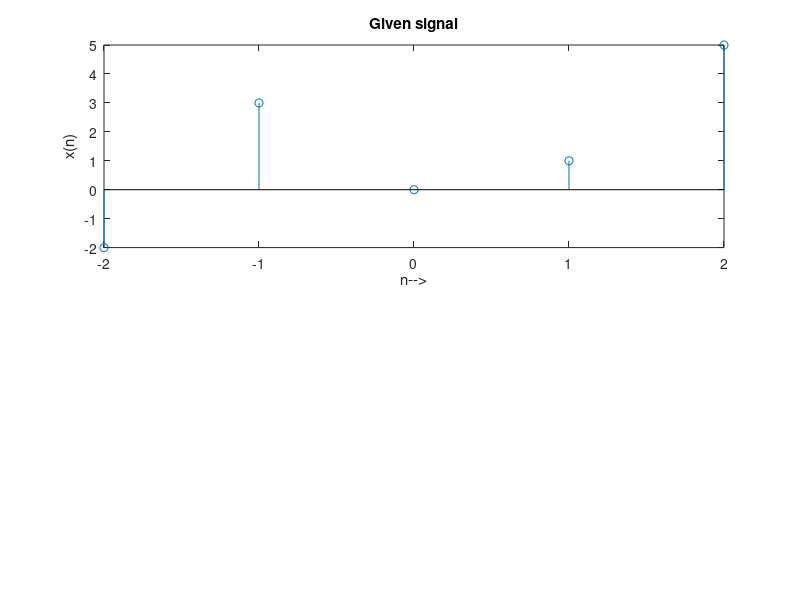

MATLAB code for this plot: (Note: this script raises an error after producing the figure.)
clc;
close all;
k=1;
n=-2:2;
x=[-2,3,0,1,5];
subplot(2,1,1);
stem(n,x);
title('Given signal');
xlabel('n-->');
ylabel('x(n)');
[p,q]=user(k,n,x);
subplot(2,1,2);
stem(p,q);
title('Desired signal');
xlabel('p-->');
ylabel('q(p)');

function[r,s]=user(k,n,x)
r=n+k;
s=x;
end